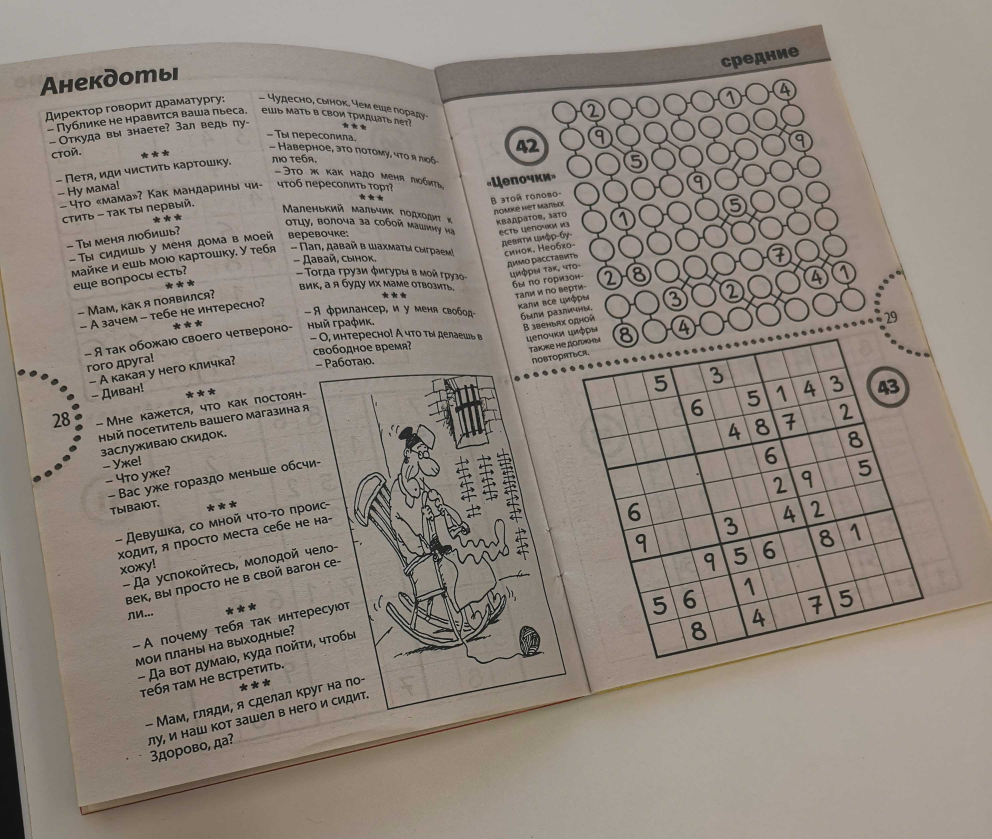
#> input picture Masters_Skoltech_Russia_2019-2021/Data Science/2021_Solving Sudoku_IntroToCV/train_0.jpg, 2976 x 2517 px (shown at 1/3 size)
$ jupyter execute --allow-errors on_mnist.ipynb   (shell and % lines are left out)   (older library calls are emulated)
#> lines starting #> are read from the running program, lines starting #| are printed output that depends on the picture; after the words box and inside, x2 and y2 are one past the last pixel; in counts of white or black regions, pixels touching at a corner belong together
#> further down, img is the input picture: shape (2517, 2976, 3); mean B, G, R 126.5, 135.2, 144.3
## Train on MNIST

[cell 1]
#import joblib

import numpy as np
from numpy import logical_and as land
from numpy import logical_not as lnot
from skimage.feature import canny
from skimage.transform import rescale, ProjectiveTransform, warp
from skimage.morphology import dilation, disk
import cv2 as cv
import tensorflow
import torch

import matplotlib.pyplot as plt
from skimage import io
from skimage.io import imread


SCALE = 0.33


def predict_image(image):
    img = cv.cvtColor(image, cv.COLOR_BGR2GRAY)
#> img: shape (2517, 2976)
    edges = canny(img,sigma=0.3,low_threshold=0.3*np.mean(img), high_threshold=1*np.mean(img))
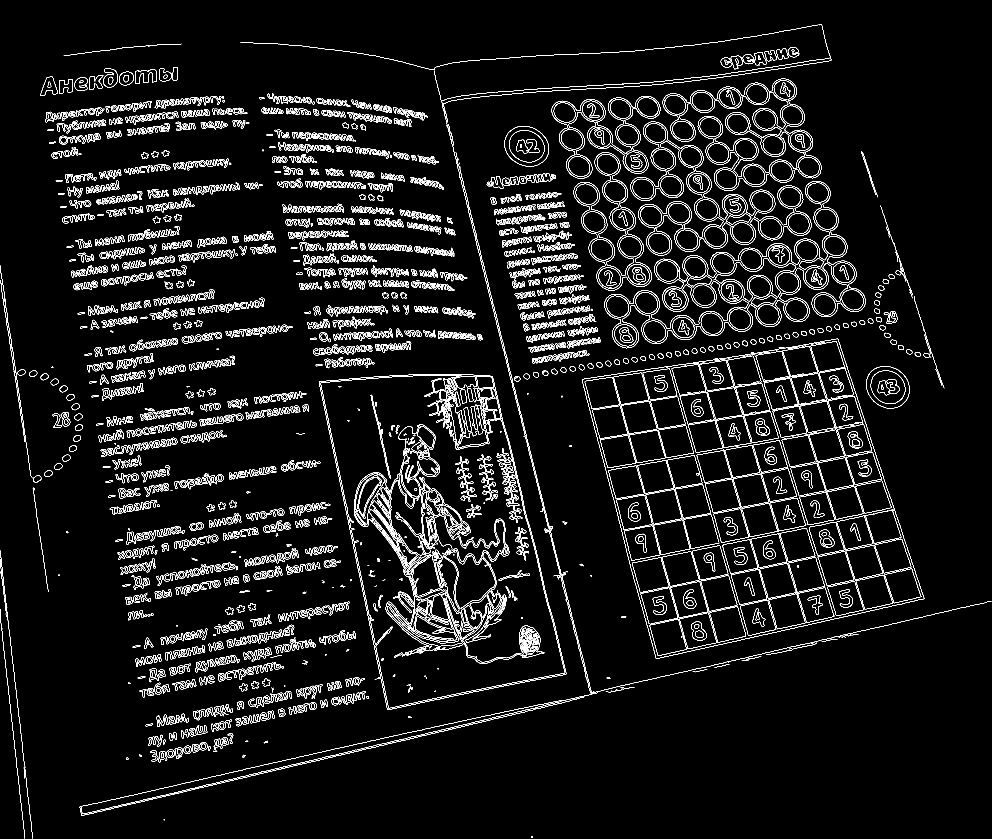
#> edges: shape (2517, 2976) bool (shown at 1/3 size); 4% white in thin lines or dots
    sal = disk(1)
    edges = dilation(edges, sal)
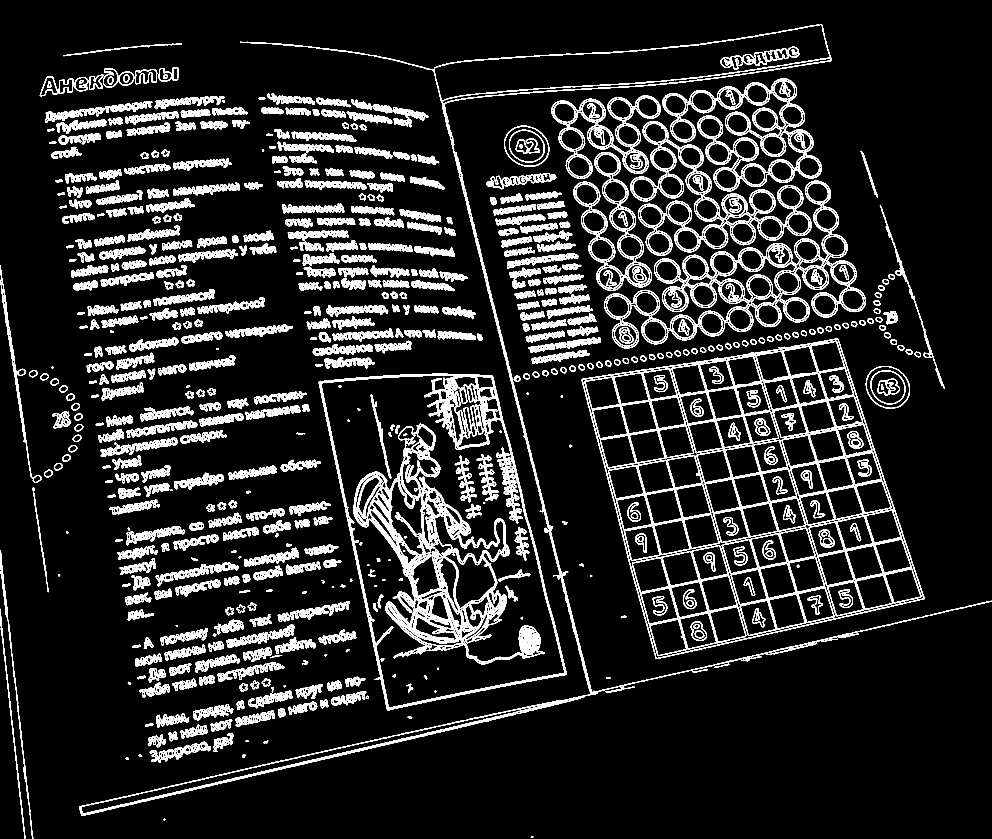
#> edges: shape (2517, 2976) bool (shown at 1/3 size); 10.7% white; 788 white regions

    edges = (edges).astype(np.uint8)
    ext_contours = cv.findContours(edges.copy(), cv.RETR_EXTERNAL, cv.CHAIN_APPROX_SIMPLE)[0]
#> ext_contours = 557 contours, 4 with area under 20; largest, box (x1, y1, x2, y2) and area: (1745, 1015, 2774, 1977) 674564, (956, 1121, 1700, 2131) 515790, (238, 72, 2976, 2448) 178803, (1812, 542, 2598, 1046) 138672, (1891, 364, 2435, 768) 81752

    for n, contour in enumerate(ext_contours):
        contour = np.array(contour).squeeze() # we need to remove one dim, se below
    #if contour.ndim > 1:
     #   ax.plot(contour[:, 0], contour[:, 1], linewidth=2)

    contour = max(ext_contours, key= lambda x : cv.contourArea(x))
#> contour = contour of 1574 points, box (x1, y1, x2, y2) (1745, 1015, 2774, 1977), area 674564

    # we need to remove one unnecessary dimension
    contour = contour.squeeze()
#> contour = 1574 pairs, first value 1745 to 2773, second value 1015 to 1976
    image = np.zeros(img.shape)
    fill = cv.fillPoly(image, [contour], (255, 255, 255))
#> fill: shape (2517, 2976) float64; 9% white; 1 white region, box (x1, y1, x2, y2) and area: (1745, 1015, 2774, 1977) 676183

    # [7 lines of commented-out code are left out]

    mask = np.bool_(np.ones_like(image))

    # loading train image:
    train_img_4 = cv.imread('/autograder/source/train/train_4.jpg', 0)
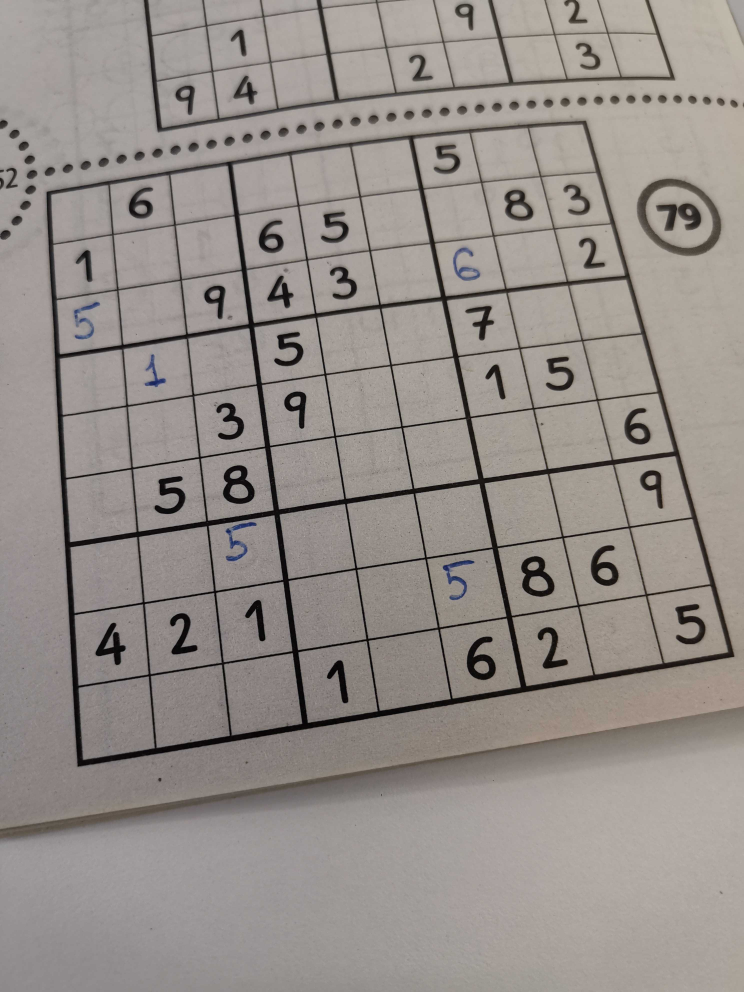
#> input picture Masters_Skoltech_Russia_2019-2021/Data Science/2021_Solving Sudoku_IntroToCV/train_4.jpg, 2976 x 3968 px, found by its file name (shown at 1/4 size)
#> train_img_4: shape (3968, 2976); min 0, max 190, mean 143.8

    # [5 lines of commented-out code are left out]

    checkpoint = torch.load('filename.pth.tar')
    model.load_state_dict(checkpoint['state_dict'])
    optimizer.load_state_dict(checkpoint['optimizer'])

    res = []

    for digit in cells:
        prediction = model.predict(digit.reshape(1, 28, 28, 1))
        if (max(sum(prediction)))<0.5:
            res.append(-1)
        else:
            res.append(np.argmax(prediction))


    l1=[]
    l2 = []
    l3 = []
    l4 =[]
    l5= []
    l6 =[]
    l7 =[]
    l8 = []
    l9 =[]
    for i in range(81):
        if i//9==0:
            l1.append(res[i])
        if i//9==1:
            l2.append(res[i])
        if i//9==2:
            l3.append(res[i])
        if i//9==3:
            l4.append(res[i])
        if i//9==4:
            l5.append(res[i])
        if i//9==5:
            l6.append(res[i])
        if i//9==6:
            l7.append(res[i])
        if i//9==7:
            l8.append(res[i])
        if i//9==8:
            l9.append(res[i])

    cell_res = [l1, l2, l3, l4, l5, l6, l7, l8, l9]

    #sudoku_digits = [
    #    np.int16([[-1, -1, -1, -1, -1, -1, -1, -1, -1],
    #              [-1, -1, -1,  8,  9,  4, -1, -1, -1],
    #              [-1, -1, -1,  6, -1,  1, -1, -1, -1],
    #              [-1,  6,  5,  1, -1,  9,  7,  8, -1],
    #              [-1,  1, -1, -1, -1, -1, -1,  3, -1],
    #              [-1,  3,  9,  4, -1,  5,  6,  1, -1],
    #              [-1, -1, -1,  8, -1,  2, -1, -1, -1],
    #              [-1, -1, -1,  9,  1,  3, -1, -1, -1],
    #              [-1, -1, -1, -1, -1, -1, -1, -1, -1]]),]
    sudoku_digits = [np.int16(cell_res),]
    #cell_res

    return mask, sudoku_digits

[cell 2]
img = cv.imread("train_0.jpg")
predict_image(img)
#> (the call stopped at in predict_image, `checkpoint = torch.load('filename.pth.tar')`: torch is not available in this run)

[cell 3]
import joblib
import numpy as np
from mnist import MNIST
from sklearn.ensemble import RandomForestClassifier

save_model_path = "."
MNIST_CELL_SIZE = 28

mnist_data_path = '.'
#> (the rest of this cell did not finish here and is left out)

#> (a cell that did not finish here is left out)

#> (a cell that did not finish here is left out)

[cell 6]
rf = RandomForestClassifier(n_jobs=-1, random_state=666)
#> (the rest of this cell did not finish here and is left out)

[cell 7]
import matplotlib.pyplot as plt
#> (the rest of this cell did not finish here and is left out)

#> (a cell that did not finish here is left out)

[cell 9]
#import joblib

import numpy as np
from numpy import logical_and as land
from numpy import logical_not as lnot
from skimage.feature import canny
from skimage.transform import rescale, ProjectiveTransform, warp
from skimage.morphology import dilation, disk
import cv2 as cv
#import tensorflow
#import torch
from tensorflow import keras

import matplotlib.pyplot as plt
from skimage import io
from skimage.io import imread


SCALE = 0.33


# [155 lines left out: function predict_image, not called in this run]

[cell 10]
#import joblib

import numpy as np
from numpy import logical_and as land
from numpy import logical_not as lnot
from skimage.feature import canny
from skimage.transform import rescale, ProjectiveTransform, warp
from skimage.morphology import dilation, disk
import cv2 as cv
#import tensorflow
#import torch
from tensorflow import keras

import matplotlib.pyplot as plt
from skimage import io
from skimage.io import imread


SCALE = 0.33


def predict_image(image):
    img = cv.cvtColor(image, cv.COLOR_BGR2GRAY)
    plt.imshow(img, cmap=plt.cm.gray)
    blurred = cv.GaussianBlur(img, (7, 7), 3)
    contrast_game_img = np.clip(2.5*contrast_game_img + 35, 0, 255).astype(np.uint8)

    thresh = cv.adaptiveThreshold(blurred, 255,cv.ADAPTIVE_THRESH_GAUSSIAN_C, cv.THRESH_BINARY, 15, 1)
    thresh = cv.bitwise_not(thresh)
    ext_contours = cv.findContours(thresh.copy(), cv.RETR_EXTERNAL, cv.CHAIN_APPROX_SIMPLE)[0]

    for n, contour in enumerate(ext_contours):
        contour = np.array(contour).squeeze() # we need to remove one dim, se below

    contour = max(ext_contours, key= lambda x : cv.contourArea(x))
    contour = contour.squeeze()
    image = np.zeros(img.shape)
    fill = cv.fillPoly(image, [contour], (255, 255, 255))

    mask = np.bool_(fill)

    # loading train image:
    train_img_4 = cv.imread('/autograder/source/train/train_4.jpg', 0)

    epsilon = 0.05 * cv.arcLength(contour, True)
    corners = cv.approxPolyDP(contour, epsilon, True).squeeze()
    dis = []
    a = [0,0]
    for i in range(4):
        dist = np.linalg.norm(a-corners[i])
        dis.append(dist)

    ff = np.argmin(dis)
    tt = np.argmax(dis)

    for i in range(4):
        if i!=ff and i!=tt:
            if corners[i][1]<corners[tt][1] and corners[i][0]>corners[ff][0]:
                fr = i
            if corners[i][1]>corners[ff][1] and corners[i][0]<corners[tt][0]:
                tw = i
    cc =[]
    for i in range(4):
        if i==0:
            cc.append(list(corners[ff]))
        if i==1:
            cc.append(list(corners[tw]))
        if i==2:
            cc.append(list(corners[tt]))
        if i==3:
            cc.append(list(corners[fr]))

    corners = np.array(cc)

    points_current = corners
    size = 324
    if corners[3][1] < corners[2][1]:
        points_desired = np.array([[0, 0],[0, size], [size, size],[size, 0]])
    else:
        points_desired = np.array([[size, 0],[0, 0],[0, size], [size, size]])
    tform = ProjectiveTransform()
    tform.estimate(points_desired, points_current)
    image_warped = warp(img, tform)[:size, :size]

    ret, bw_img = cv.threshold(image_warped*255,80,255,cv.THRESH_BINARY)
    bw_img = (255-bw_img)
    #image_warped = cv.bitwise_not(image_warped)
    plt.imshow(bw_img, cmap=plt.cm.gray)


    cell_size = int(image_warped.shape[0]/9)
    cells = []
    sums = []
    for i in range(9):
        for j in range(9):
            c = bw_img[cell_size*i+4:cell_size*(i+1)-4,cell_size*j+4:cell_size*(j+1)-4]
            #c_scaled = rescale(img, 0.3, multichannel=False)
            sums.append(np.sum(c))
            cells.append(c)

    cells = np.array(cells)
    sums = np.array(sums)
    print(sums)
    # [11 lines of commented-out code are left out]
    model = keras.models.load_model('C:/Users/admin/Desktop/Skoltech/Intro to CV/HW2/mod.h5')

    res = []

    for digit in cells:
        prediction = model.predict(digit.reshape(1, 28, 28, 1))
        if (max(sum(prediction)))<0.5:
            res.append(-1)
        else:
            res.append(np.argmax(prediction))

    l1 = []
    l2 = []
    l3 = []
    l4 = []
    l5 = []
    l6 = []
    l7 = []
    l8 = []
    l9 = []
    for i in range(81):
        if i//9==0:
            l1.append(res[i])
        if i//9==1:
            l2.append(res[i])
        if i//9==2:
            l3.append(res[i])
        if i//9==3:
            l4.append(res[i])
        if i//9==4:
            l5.append(res[i])
        if i//9==5:
            l6.append(res[i])
        if i//9==6:
            l7.append(res[i])
        if i//9==7:
            l8.append(res[i])
        if i//9==8:
            l9.append(res[i])

    cell_res = [l1, l2, l3, l4, l5, l6, l7, l8, l9]
    k = 0
    for i in cell_res:
        #print(i)
        for j in range(9):
            if sums[k] < 5500:
                i[j] = -1
            k += 1

    #sudoku_digits = [
    #    np.int16([[-1, -1, -1, -1, -1, -1, -1, -1, -1],
    #              [-1, -1, -1,  8,  9,  4, -1, -1, -1],
    #              [-1, -1, -1,  6, -1,  1, -1, -1, -1],
    #              [-1,  6,  5,  1, -1,  9,  7,  8, -1],
    #              [-1,  1, -1, -1, -1, -1, -1,  3, -1],
    #              [-1,  3,  9,  4, -1,  5,  6,  1, -1],
    #              [-1, -1, -1,  8, -1,  2, -1, -1, -1],
    #              [-1, -1, -1,  9,  1,  3, -1, -1, -1],
    #              [-1, -1, -1, -1, -1, -1, -1, -1, -1]]),]
    sudoku_digits = [np.int16(cell_res),]
    #cell_res

    return mask, sudoku_digits

[cell 11]
img = cv.imread("train_5.jpg")
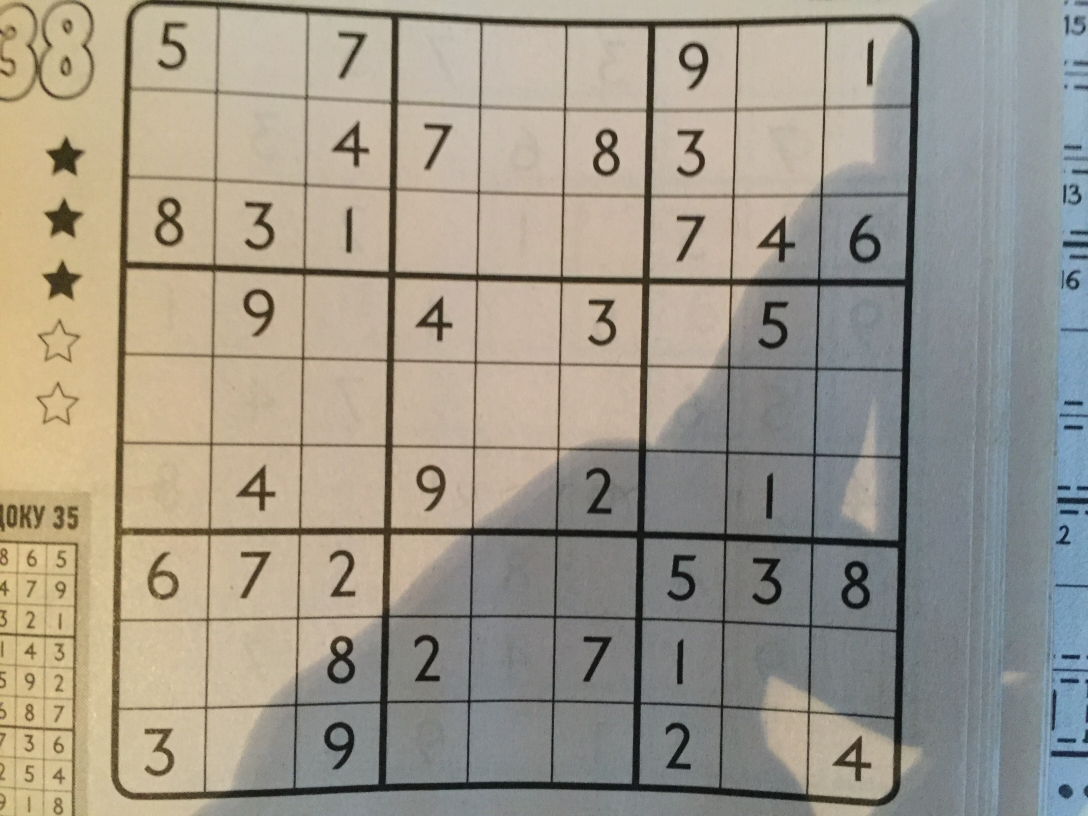
#> input picture Masters_Skoltech_Russia_2019-2021/Data Science/2021_Solving Sudoku_IntroToCV/train_5.jpg, 3264 x 2448 px (shown at 1/3 size)
#> img is the input picture: shape (2448, 3264, 3); mean B, G, R 138.8, 151.9, 158.2
#> (the rest of this cell did not finish here and is left out)

#> in predict_image, `img = cv.cvtColor(image, cv.COLOR_BGR2GRAY)`:
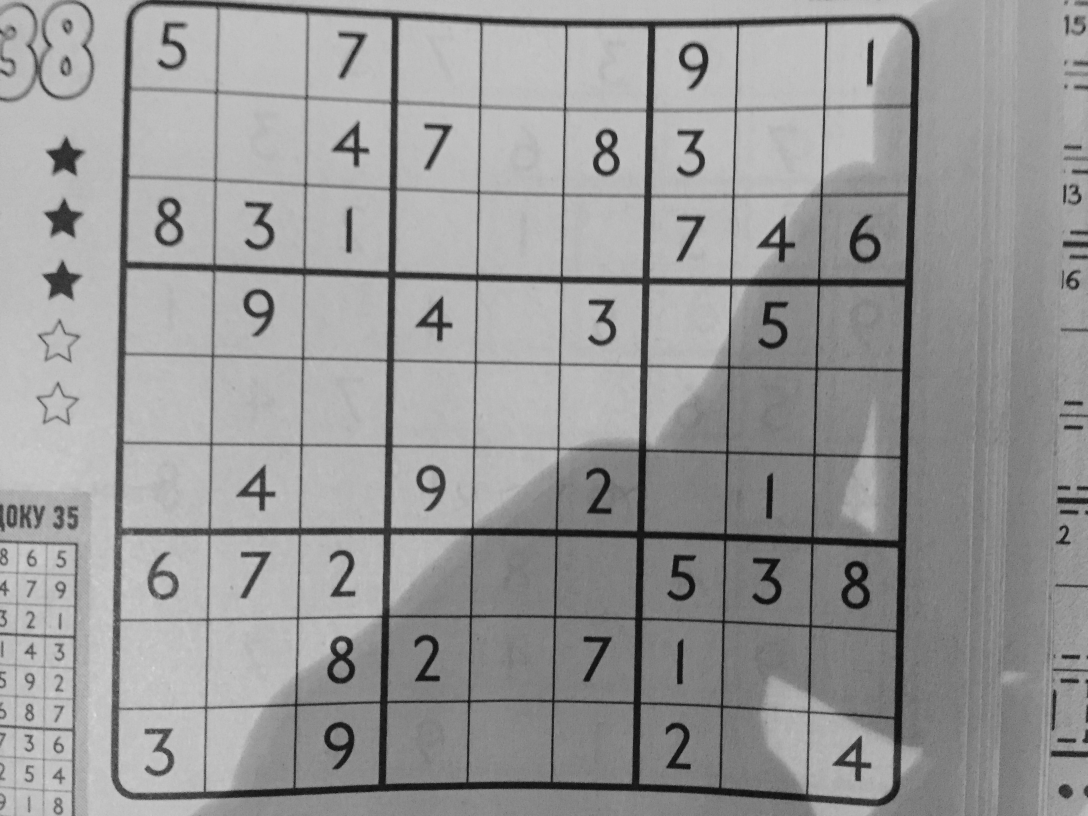
#> img: shape (2448, 3264) (shown at 1/3 size); min 0, max 223, mean 152.3
